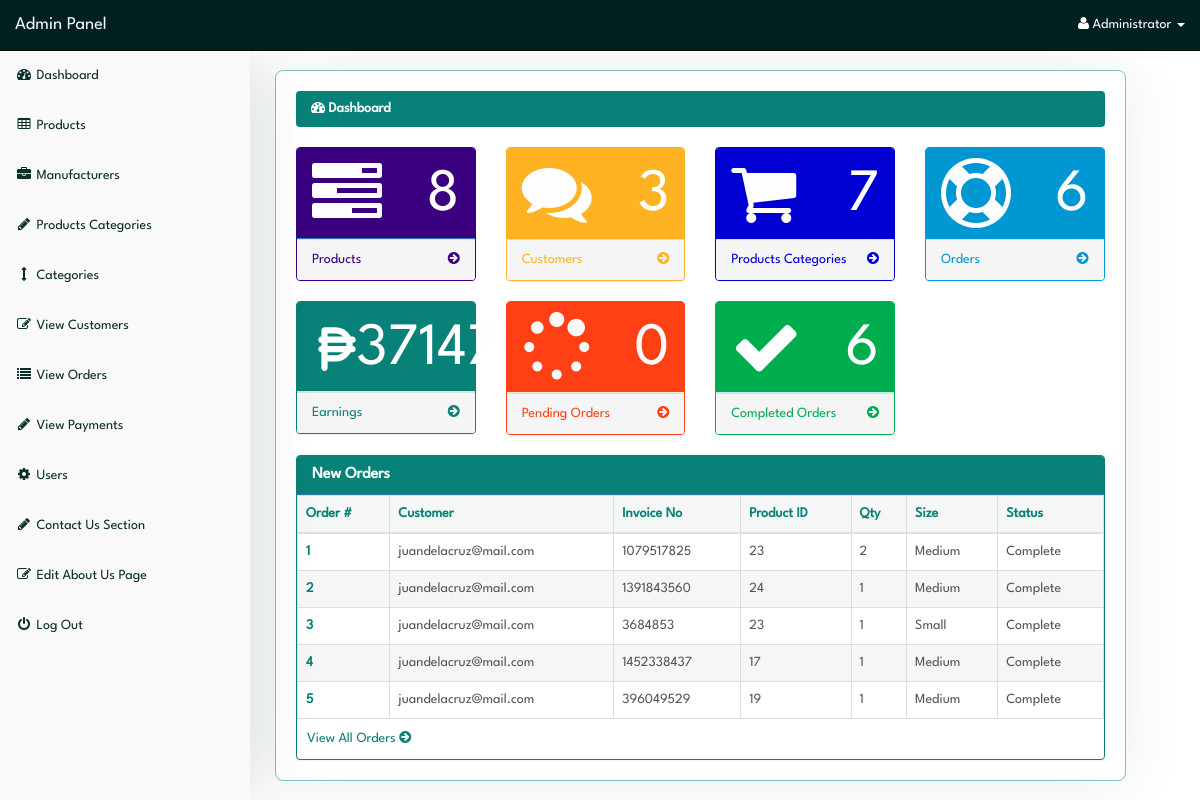
/admin/index.php?dashboard (signed in), run on the app's committed database.
### tables this page shows
CREATE TABLE `pending_orders` (
  `order_id` int(10) NOT NULL,
  `customer_id` int(10) NOT NULL,
  `invoice_no` int(10) NOT NULL,
  `product_id` text NOT NULL,
  `qty` int(10) NOT NULL,
  `size` text NOT NULL,
  `order_status` text NOT NULL
);

CREATE TABLE `customers` (
  `customer_id` int(10) NOT NULL,
  `customer_name` varchar(255) NOT NULL,
  `customer_email` varchar(255) NOT NULL,
  `customer_pass` varchar(255) NOT NULL,
  `customer_country` text NOT NULL,
  `customer_city` text NOT NULL,
  `customer_contact` varchar(255) NOT NULL,
  `customer_address` text NOT NULL,
  `customer_image` text NOT NULL,
  `customer_ip` varchar(255) NOT NULL,
  `customer_confirm_code` text NOT NULL
);

### admin/dashboard.php (the view, shortened to what this page needs)
<?php
if(!isset($_SESSION['admin_email'])){
echo "<script>window.open('login.php','_self')</script>";
}
else {
?>
<div class="row">
  <div class="col-lg-12">
    <ol class="breadcrumb">
      <li class="active">
        <i class="fa fa-dashboard"></i> Dashboard
      </li>
    </ol>
  </div>
</div>
<div class="row">
  <div class="col-lg-3 col-md-6">
    <div class="panel panel-primary">
      <div class="panel-heading">
        <div class="row">
          <div class="col-xs-3">
            <i class="fa fa-tasks fa-5x"> </i>
          </div>
          <div class="col-xs-9 text-right">
            <div class="huge"> <?php echo $count_products; ?> </div>
          </div>
        </div>
      </div>
      <a href="index.php?view_products">
        <div class="panel-footer">
          <span class="pull-left">Products </span>
          <span class="pull-right"> <i class="fa fa-arrow-circle-right"></i> </span>
          <div class="clearfix"></div>
        </div>
      </a>
    </div>
  </div>
  <div class="col-lg-3 col-md-6">
    <div class="panel panel-green">
      <div class="panel-heading">
        <div class="row">
          <div class="col-xs-3">
            <i class="fa fa-comments fa-5x"> </i>
          </div>
          <div class="col-xs-9 text-right">
            <div class="huge"> <?php echo $count_customers; ?> </div>
          </div>
        </div>
      </div>
      <a href="index.php?view_customers">
        <div class="panel-footer">
          <span class="pull-left"> Customers </span>
          <span class="pull-right"> <i class="fa fa-arrow-circle-right"></i> </span>
          <div class="clearfix"></div>
        </div>
      </a>
    </div>
  </div>
  <div class="col-lg-3 col-md-6">
    <div class="panel panel-yellow">
      <div class="panel-heading">
        <div class="row">
          <div class="col-xs-3">
            <i class="fa fa-shopping-cart fa-5x"> </i>
          </div>
          <div class="col-xs-9 text-right">
            <div class="huge"> <?php echo $count_p_categories; ?> </div>
          </div>
        </div>
      </div>
      <a href="index.php?view_p_cats">
        <div class="panel-footer">
          <span class="pull-left"> Products Categories </span>
          <span class="pull-right"> <i class="fa fa-arrow-circle-right"></i> </span>
          <div class="clearfix"></div>
        </div>
      </a>
    </div>
  </div>
  <div class="col-lg-3 col-md-6">
    <div class="panel panel-red">
      <div class="panel-heading">
        <div class="row">
          <div class="col-xs-3">
            <i class="fa fa-support fa-5x"> </i>
          </div>
          <div class="col-xs-9 text-right">
            <div class="huge"> <?php echo $count_total_orders; ?> </div>
          </div>
        </div>
      </div>
      <a href="index.php?view_orders">
        <div class="panel-footer">
          <span class="pull-left"> Orders </span>
          <span class="pull-right"> <i class="fa fa-arrow-circle-right"></i> </span>
          <div class="clearfix"></div>
        </div>
      </a>
    </div>
  </div>
</div>
<div class="row">
  <div class="col-lg-3 col-md-6">
    <div class="panel panel-success">
      <div class="panel-heading">
        <div class="row">
          <div class="col-xs-3">
          </div>
          <div class="col-xs-9 text-right">
            <div class="huge"> <?php echo $count_total_earnings ?> </div>
          </div>
        </div>
      </div>
      <a href="index.php?view_orders">
        <div class="panel-footer">
          <span class="pull-left"> Earnings </span>
          <span class="pull-right"> <i class="fa fa-arrow-circle-right"></i> </span>
          <div class="clearfix"></div>
        </div>
      </a>
    </div>
  </div>
  <div class="col-lg-3 col-md-6">
    <div class="panel panel-warning">
      <div class="panel-heading">
        <div class="row">
          <div class="col-xs-3">
            <i class="fa fa-spinner fa-5x"> </i>
          </div>
          <div class="col-xs-9 text-right">
            <div class="huge"> <?php echo $count_pending_orders ?> </div>
          </div>
        </div>
      </div>
      <a href="index.php?view_orders">
        <div class="panel-footer">
          <span class="pull-left">Pending Orders </span>
          <span class="pull-right"> <i class="fa fa-arrow-circle-right"></i> </span>
          <div class="clearfix"></div>
        </div>
      </a>
    </div>
  </div>
  <div class="col-lg-3 col-md-6">
    <div class="panel panel-info">
      <div class="panel-heading">
        <div class="row">
          <div class="col-xs-3">
            <i class="fa fa-check fa-5x"> </i>
          </div>
          <div class="col-xs-9 text-right">
            <div class="huge"> <?php echo $count_completed_orders ?> </div>
          </div>
        </div>
      </div>
      <a href="index.php?view_orders">
        <div class="panel-footer">
          <span class="pull-left"> Completed Orders </span>
          <span class="pull-right"> <i class="fa fa-arrow-circle-right"></i> </span>
          <div class="clearfix"></div>
        </div>
      </a>
    </div>
  </div>
</div>
<div class="row">
  <div class="col-lg-12">
    <div class="panel panel-primary">
      <div class="panel-heading">
        <h3 class="panel-title">
          New Orders
        </h3>
      </div>
      <div class="panel-body">
        <div class="table-responsive">
          <table class="table table-bordered table-hover table-striped">
            <thead>
              <tr>
                <th>Order #</th>
                <th>Customer</th>
                <th>Invoice No</th>
                <th>Product ID</th>
                <th>Qty</th>
                <th>Size</th>
                <th>Status</th>
              </tr>
            </thead>
            <tbody>
              <?php
$i = 0;
$get_order = "select * from pending_orders order by 1 DESC LIMIT 0,5";
$run_order = mysqli_query($con,$get_order);
while($row_order=mysqli_fetch_array($run_order)){
$c_id = $row_order['customer_id'];
$invoice_no = $row_order['invoice_no'];
$product_id = $row_order['product_id'];
$qty = $row_order['qty'];
$size = $row_order['size'];
$order_status = $row_order['order_status'];
$i++;
?>
              <tr>
                <td><?php echo $i; ?></td>
                <td>
                  <?php
$get_customer = "select * from customers where customer_id='$c_id'";
$run_customer = mysqli_query($con,$get_customer);
$row_customer = mysqli_fetch_array($run_customer);
$customer_email = $row_customer['customer_email'];
echo $customer_email;
?>
                </td>
                <td><?php echo $invoice_no; ?></td>
                <td><?php echo $product_id; ?></td>
                <td><?php echo $qty; ?></td>
                <td><?php echo $size; ?></td>
                <td>
                  <?php
if($order_status=='pending'){
echo $order_status='pending';
}
else {
echo $order_status='Complete';
}
?>
                </td>
              </tr>
              <?php } ?>
            </tbody>
          </table>
        </div>
      </div>
      <a href="index.php?view_orders" class="view-all-orders">
        View All Orders <i class="fa fa-arrow-circle-right"></i>
      </a>
    </div>
  </div>
</div>
<?php } ?>

### admin/index.php (shortened to what this page needs)
<?php
include("includes/db.php");
if(!isset($_SESSION['admin_email'])){
  echo "<script>window.open('login.php','_self')</script>";
} else {
  $admin_session = $_SESSION['admin_email'];
  $get_admin = "select * from admins  where admin_email='$admin_session'";
  $run_admin = mysqli_query($con,$get_admin);
  $row_admin = mysqli_fetch_array($run_admin);
  $admin_name = $row_admin['admin_name'];
  $get_products = "SELECT * FROM products";
  $run_products = mysqli_query($con,$get_products);
  $count_products = mysqli_num_rows($run_products);
  $get_customers = "SELECT * FROM customers";
  $run_customers = mysqli_query($con,$get_customers);
  $count_customers = mysqli_num_rows($run_customers);
  $get_p_categories = "SELECT * FROM product_categories";
  $run_p_categories = mysqli_query($con,$get_p_categories);
  $count_p_categories = mysqli_num_rows($run_p_categories);
  $get_total_orders = "SELECT * FROM customer_orders";
  $run_total_orders = mysqli_query($con,$get_total_orders);
  $count_total_orders = mysqli_num_rows($run_total_orders);
  $get_pending_orders = "SELECT * FROM customer_orders WHERE order_status='pending'";
  $run_pending_orders = mysqli_query($con,$get_pending_orders);
  $count_pending_orders = mysqli_num_rows($run_pending_orders);
  $get_completed_orders = "SELECT * FROM customer_orders WHERE order_status='Complete'";
  $run_completed_orders = mysqli_query($con,$get_completed_orders);
  $count_completed_orders = mysqli_num_rows($run_completed_orders);
  $get_total_earnings = "SELECT SUM( due_amount) as Total FROM customer_orders WHERE order_status = 'Complete'";
  $run_total_earnings = mysqli_query($con, $get_total_earnings);
  $row = mysqli_fetch_assoc($run_total_earnings);
  $count_total_earnings = $row['Total'];
?>
<!DOCTYPE html>
<html>
<head>
  <link href="css/bootstrap.min.css" rel="stylesheet">
  <link href="css/style.css" rel="stylesheet">
  <link href="font-awesome/css/font-awesome.min.css" rel="stylesheet">
</head>
<body>
  <div id="wrapper">
    <?php include("includes/sidebar.php");  ?>
    <div id="page-wrapper">
      <div class="container-fluid">
        <?php
          foreach ($pages as $param => $file) {
              if (isset($_GET[$param])) {
                  include($file);
                  break;
              }
          }
        ?>
      </div>
    </div>
  </div>
</body>
</html>
<?php } ?>

### admin/includes/sidebar.php (shortened to what this page needs)
<?php
if(!isset($_SESSION['admin_email'])){
echo "<script>window.open('login.php','_self')</script>";
}
else {
?>
<nav class="navbar navbar-inverse navbar-fixed-top">
  <div class="navbar-header">
    <a class="navbar-brand" href="index.php?dashboard">Admin Panel</a>
  </div>
  <ul class="nav navbar-right top-nav">
    <li class="dropdown">
      <a href="#" class="dropdown-toggle" data-toggle="dropdown">
        <i class="fa fa-user"></i>
        <?php echo $admin_name; ?> <b class="caret"></b>
      </a>
    </li>
  </ul>
  <div class="collapse navbar-collapse navbar-ex1-collapse">
    <ul class="nav navbar-nav side-nav">
      <li>
        <a href="index.php?dashboard">
          <i class="fa fa-fw fa-dashboard"></i> Dashboard
        </a>
      </li>
      <li>
        <a href="#" data-toggle="collapse" data-target="#products">
          <i class="fa fa-fw fa-table"></i> Products
        </a>
      </li>
      <li>
        <a href="#" data-toggle="collapse" data-target="#manufacturers">
          <i class="fa fa-fw fa-briefcase"></i> Manufacturers
        </a>
      </li>
      <li>
        <a href="#" data-toggle="collapse" data-target="#p_cat">
          <i class="fa fa-fw fa-pencil"></i> Products Categories
        </a>
      </li>
      <li>
        <a href="#" data-toggle="collapse" data-target="#cat">
          <i class="fa fa-fw fa-arrows-v"></i> Categories
        </a>
      </li>
      <li>
        <a href="index.php?view_customers">
          <i class="fa fa-fw fa-edit"></i> View Customers
        </a>
      </li>
      <li>
        <a href="index.php?view_orders">
          <i class="fa fa-fw fa-list"></i> View Orders
        </a>
      </li>
      <li>
        <a href="index.php?view_payments">
          <i class="fa fa-fw fa-pencil"></i> View Payments
        </a>
      </li>
      <li>
        <a href="#" data-toggle="collapse" data-target="#users">
          <i class="fa fa-fw fa-gear"></i> Users
        </a>
      </li>
      <li>
        <a href="#" data-toggle="collapse" data-target="#contact_us">
          <i class="fa fa-fw fa-pencil"> </i> Contact Us Section
        </a>
      </li>
      <li>
        <a href="index.php?edit_about_us">
          <i class="fa fa-fw fa-edit"></i> Edit About Us Page
        </a>
      </li>
      <li>
        <a href="logout.php">
          <i class="fa fa-fw fa-power-off"></i> Log Out
        </a>
      </li>
    </ul>
  </div>
</nav>
<?php } ?>

### data on the page
pending_orders: customer.customer_email "juandelacruz@mail.com", invoice_no "1079517825", product "23", qty "2", size "Medium"
pending_orders: customer.customer_email "juandelacruz@mail.com", invoice_no "1391843560", product "24", qty "1", size "Medium"
pending_orders: customer.customer_email "juandelacruz@mail.com", invoice_no "3684853", product "23", qty "1", size "Small"
pending_orders: customer.customer_email "juandelacruz@mail.com", invoice_no "1452338437", product "17", qty "1", size "Medium"
pending_orders: customer.customer_email "juandelacruz@mail.com", invoice_no "396049529", product "19", qty "1", size "Medium"

### other printed values
$admin_name "Administrator"
$count_total_earnings "37147"
